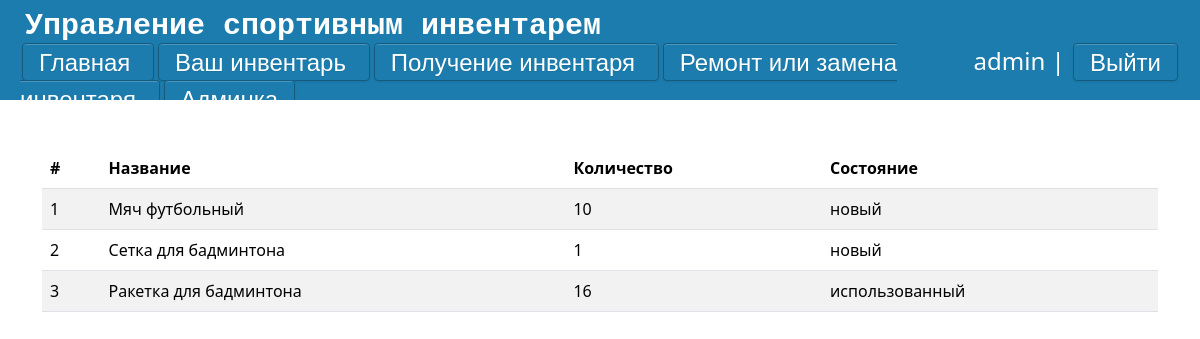
The app's page / (signed in) with its own data.
### main/models.py (models this page shows, shortened)
class Goods(models.Model):
    CONDITION_CHOICES = [
        ('новый', 'новый'),
        ('использованный', 'использованный'),
        ('сломанный', 'сломанный'),
    ]
    goods = models.ForeignKey('Goods_Names',on_delete=models.CASCADE,null=True,verbose_name='Предмет')
    count = models.IntegerField('Количество', default=1,validators=[MinValueValidator(1)])
    rented_count = models.IntegerField('Взято', default=0,validators=[MinValueValidator(0)])
    condition = models.CharField('Состояние', max_length=20, choices=CONDITION_CHOICES)
    created_at = models.DateTimeField('Добавлено', default=timezone.now)
    updated_at = models.DateTimeField('Обновлено', auto_now=True)
    class Meta:
        verbose_name = "Инвентарь"
        verbose_name_plural = "Инвентарь"
    def available_count(self):
        return self.count - self.rented_count

class Goods_Names(models.Model):
    name_of_good = models.CharField('Название', max_length=30)
    def __str__(self):
        return self.name_of_good
    class Meta:
        verbose_name = "Название инвентаря"
        verbose_name_plural = "Названия инвентаря"

### main/views.py (the view)
# urls.py: path('', views.page, name="main"),
def page(request):
    Items = list(Goods.objects.all())
    for el in Items:
        el.count=Goods.available_count(self=el)
    return render(request, 'main/index.html' , {'Items': Items})

### main/templates/main/index.html (shortened to what this page needs)
{% extends 'main/layout.html' %}
{% block script %}
    <link rel="stylesheet" href="https://cdn.jsdelivr.net/npm/flatpickr/dist/flatpickr.min.css">
{% endblock %}
{% block content %}
    {% if request.user.is_authenticated %}
                <div class="container mt-5">
                    <table  class="table table-striped">
                      <thead>
                        <tr>
                            <th>#</th>
                            <th>Название</th>
                            <th>Количество</th>
                            <th>Состояние</th>
                        </tr>
                      </thead>
                      <tbody>
                      {% for el in Items %}
                        <tr>
                            <td> {{ forloop.counter }}</td>
                            <td> {{el.goods}}</td>
                            <td> {{el.count}}</td>
                            <td> {{el.condition}}</td>
                        </tr>
                        {% endfor %}
                    </table>
                </div>
    {% else %}
        <p class = 'enter_or_reg'>Войдите или зарегистрируйтесь</p>
    {% endif %}
{% endblock %}

### main/templates/main/layout.html (shortened to what this page needs)
{% load static %}
<!DOCTYPE html>
<html lang="ru">
<head>
    <link rel="stylesheet" href="https://cdn.jsdelivr.net/npm/bootstrap@5.3.2/dist/css/bootstrap.min.css">
    <link rel="stylesheet" href="{% static 'main/css/css.css' %}">
    <link rel="stylesheet" href="{% static 'main/css/buttons.css' %}">
    {% block script %}
    {% endblock script%}
</head>
<body>
    <div class = "back">
        <div class = 'top'>
                <div class="logo2"><samp>Управление спортивным инвентарем</samp></div>
                <div class = 'lower'>
                    <div class="left-shortcuts">
                        <a href="{% url 'main' %}" class = 'btn3'> Главная </a>
                        {% if request.user.is_authenticated %}
                        <a href="{% url 'my' %}" class = 'btn3'> Ваш инвентарь </a>
                        <a href="{% url 'application-get' %}" class = 'btn3'> Получение инвентаря </a>
                        <a href="{% url 'application-repair' %}" class = 'btn3'> Ремонт или замена инвентаря </a>
                        {% if request.user.is_superuser %}
                        <a href="{% url 'console' %}" class = 'btn3'> Админка </a>
                        {% endif %}
                        {% endif %}
                    </div>
                    <div class="right-shortcuts">
                        {% if request.user.is_authenticated %}
                            <li class="last"> {{user.username}} | <a href="{% url 'logout' %}" class="btn3">Выйти</a></li>
                        {% else %}
                            <li class="last"><a href="register" class="btn3"> Регистрация</a>  <a href="login" class="btn3"> Войти </a></li>
                        {% endif %}
                    </div>
                </div>
        </div>
        {% block content  %}
        {% endblock %}
    </div>
</body>
</html>

### main/static/main/css/css.css (style rules this page uses)
body { height: 100vh; width: 100vw; }
.top { display: grid; place-items: left; background: #1B7CAD; width: 100%; height: 100px; overflow: auto; }
.lower { display: grid; grid-template-columns: 80% 20%; padding: 10px width: 100%; padding-left: 20px; padding-right: 20px; font-size: 24px; margin-top: -6px; }
.back { height: 100%; width: 100%; overflow: auto; }
.logo2 { font-size: 30px; margin-left: 25px; font-weight: bold; color: #fff; }
.last { float:right; color: #fff; }
li { list-style-type: none; }

### main/static/main/css/buttons.css (style rules this page uses)
a.btn3 { border-radius: 4px; -webkit-box-shadow: inset 0 1px 0 rgba(255, 255, 255, 0.2), 0 1px 2px rgba(0, 0, 0, 0.08); -moz-box-shadow: inset 0 1px 0 rgba(255, 255, 255, 0.2), 0 1px 2px rgba(0, 0, 0, 0.08); box-shadow: inset 0 1px 0 rgba(255, 255, 255, 0.2), 0 1px 2px rgba(0, 0, 0, 0.08); color: #fff; width: auto; text-align: center; font-family: Arial, Helvetica, sans-serif; padding: 4.5px 16px; margin: 20px 2px; text-decoration: none; text-shadow: 0 1px 1px rgba(0, 0, 0, 0.075); -webkit-transition: background-color 0.1s linear; -moz-transition: background-color 0.1s linear; -o-transition: background-color 0.1s linear; transition: background-color 0.1s linear; background-color: rgb( 27, 124, 173 ); border: 1px solid rgb( 20, 91, 127 ); }

### records on screen
Goods: goods "Мяч футбольный", count "10", condition "новый"
Goods: goods "Сетка для бадминтона", count "1", condition "новый"
Goods: goods "Ракетка для бадминтона", count "16", condition "использованный"

### other values on screen
{{ user.username }} "admin"
